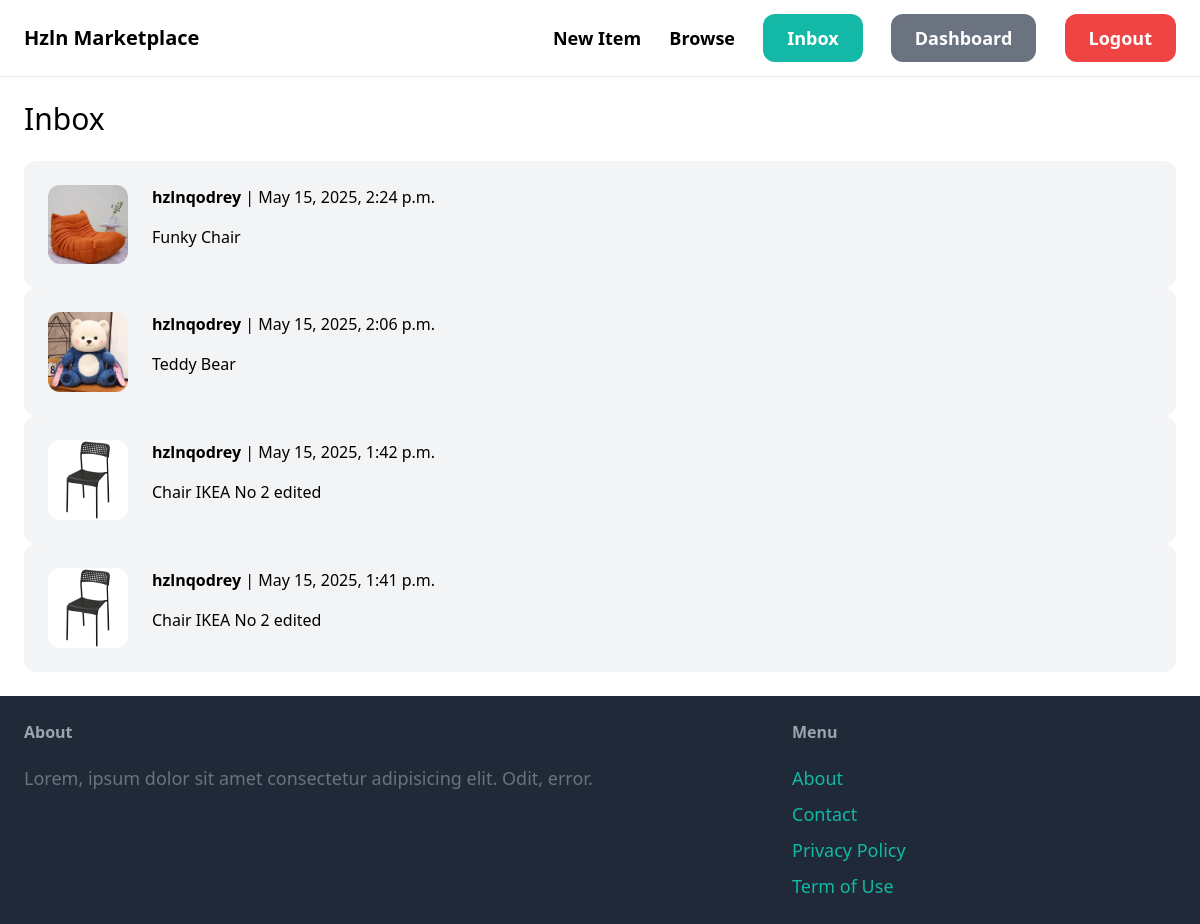
Page /inbox/ (signed in) on the earlier database version.
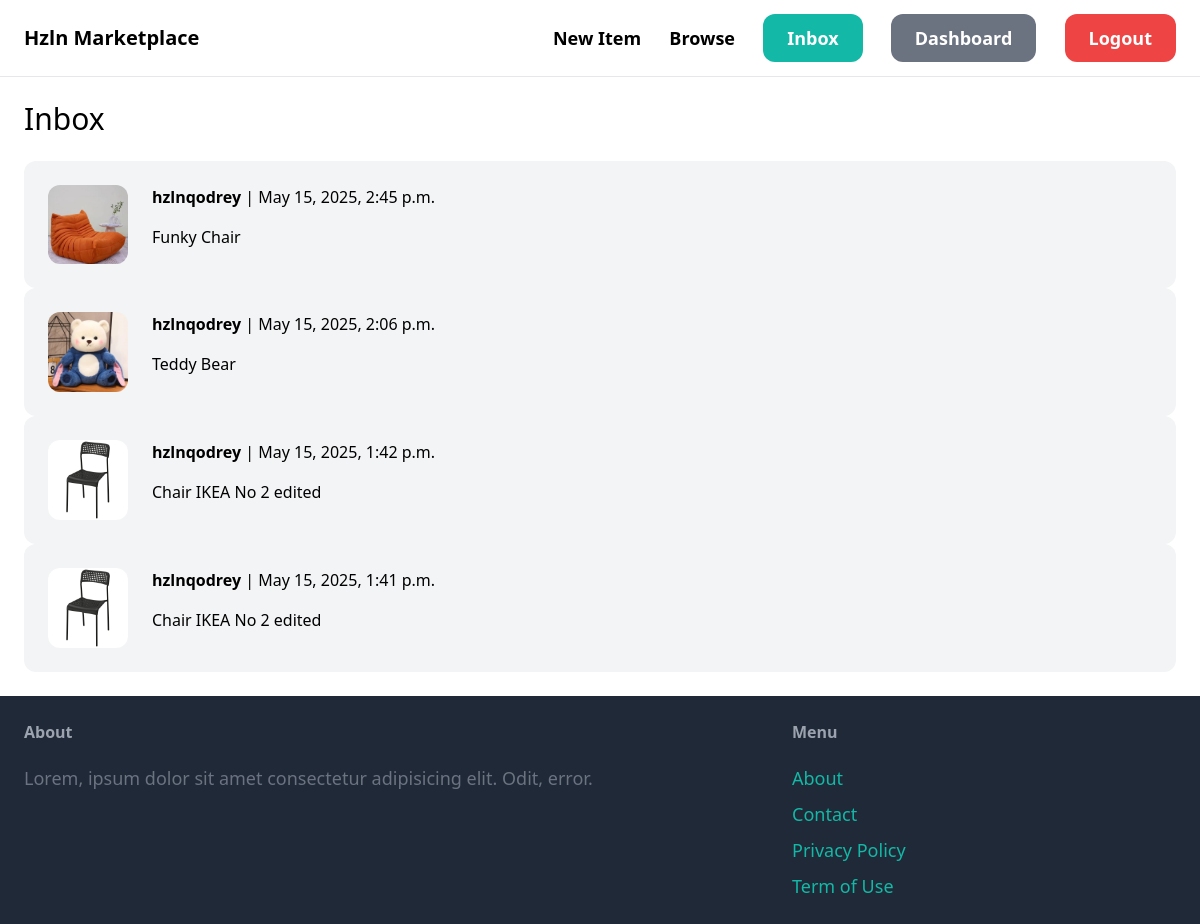
Same page on the later database version.
### conversation/models.py (models this page shows)
class Conversation(models.Model):
    item = models.ForeignKey(Item, related_name='conversations', on_delete=models.CASCADE)
    members = models.ManyToManyField(User, related_name='conversations', )
    created_at = models.DateTimeField(auto_now_add=True)
    modified_at = models.DateTimeField(auto_now=True)
    class Meta:
        ordering = ('-modified_at', )

### item/models.py (models this page shows, shortened)
class Item(models.Model):
    category = models.ForeignKey(Category, related_name='items', on_delete=models.CASCADE)
    name = models.CharField(max_length=255)
    description = models.TextField(blank=True, null=True)
    price = models.FloatField()
    image = models.ImageField(upload_to='items_images', blank=True, null=True)
    is_sold = models.BooleanField(default=False)
    created_by = models.ForeignKey(User, related_name='items', on_delete=models.CASCADE)
    created_at = models.DateTimeField(auto_now_add=True)

### conversation/views.py (the view)
# urls.py: path('', views.inbox, name='inbox'),
@login_required
def inbox(request):
    conversations = Conversation.objects.filter(members__in=[request.user.id])
    return render(request, 'conversation/inbox.html', {
        'conversations': conversations
    })

### conversation/templates/conversation/inbox.html (shortened to what this page needs)
{% extends 'core/base.html' %}
{% block content %}
<h1 class="mb-6 text-3xl">Inbox</h1>
<div class="space-y-6">
    {% for conversation in conversations %}
    <a href="{% url 'conversation:detail' conversation.id %}">
        <div class="p-6 flex bg-gray-100 rounded-xl">
            <div class="pr-6">
                <img src="{{ conversation.item.image.url }}" alt="" srcset="" class="w-20 rounded-xl">
            </div>
            <div>
                {% for member in conversation.members.all %}
                {% if member != request.user %}
                <p class="mb-4">
                    <strong>{{ member.username }}</strong> | {{ conversation.modified_at }}
                </p>
                <p class="">
                    {{ conversation.item.name }}
                </p>
                {% endif %}
                {% endfor %}
            </div>
        </div>
    </a>
    {% endfor %}
</div>
{% endblock %}

Differences in the rows shown:
changed Conversation "Funky Chair": modified_at "May 15, 2025, 2:24 p.m." → "May 15, 2025, 2:45 p.m."
